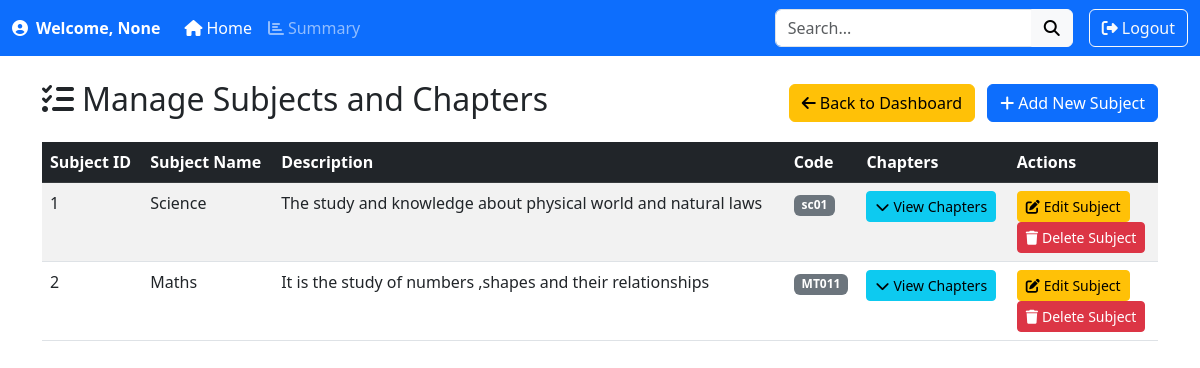
Page /subjects_management on the committed database.
### app.py (models this page shows)
class Subject(db.Model):
    id=db.Column(db.Integer,primary_key=True)
    name=db.Column(db.String(150),nullable=False)
    description=db.Column(db.Text,nullable=False)
    code=db.Column(db.String(150),nullable=False)
    chapters=db.relationship('Chapter',back_populates='subject',cascade='all,delete')

### app.py (the view)
@app.route('/subjects_management',methods=['GET','POST'])
def subjects_management():
    subjects=Subject.query.all()
    print(subjects)  # This will log the subjects in the Flask console
    return render_template('subject.html',subjects=subjects)

### templates/subject.html (shortened to what this page needs)
<!DOCTYPE html>
<html lang="en">
<head>
    <link href="https://cdn.jsdelivr.net/npm/bootstrap@5.3.0-alpha3/dist/css/bootstrap.min.css" rel="stylesheet">
    <link rel="stylesheet" href="https://cdnjs.cloudflare.com/ajax/libs/font-awesome/6.4.0/css/all.min.css">
</head>
<body>
    <nav class="navbar navbar-expand-lg navbar-dark bg-primary">
        <div class="container-fluid">
            <span class="navbar-text fw-bold text-white me-3">
                <i class="fas fa-user-circle me-2"></i>Welcome, {{ session.get('username') }}
            </span>
            <div class="collapse navbar-collapse" id="navbarContent">
                <ul class="navbar-nav me-auto mb-2 mb-lg-0">
                    <li class="nav-item">
                        <a class="nav-link active" href="/admin_dashboard"><i class="fas fa-home me-1"></i>Home</a>
                    </li>
                    <li class="nav-item">
                        <a class="nav-link" href="/admin_summary"><i class="fas fa-chart-bar me-1"></i>Summary</a>
                    </li>
                </ul>
                <form class="d-flex me-3" role="search" action="/search_subject" method="GET">
                    <div class="input-group">
                        <input class="form-control" type="search" placeholder="Search..." name="subject_name">
                        <button class="btn btn-light" type="submit"><i class="fas fa-search"></i></button>
                    </div>
                </form>
                <a href="/login" class="btn btn-outline-light"><i class="fas fa-sign-out-alt me-1"></i>Logout</a>
            </div>
        </div>
    </nav>
    <div class="container mt-4">
        <div class="d-flex justify-content-between align-items-center mb-3">
            <h2><i class="fas fa-tasks me-2"></i>Manage Subjects and Chapters</h2>
            <div>
                <a href="/admin_dashboard" class="btn btn-warning me-2"><i class="fas fa-arrow-left me-1"></i>Back to Dashboard</a>
                <button class="btn btn-primary" data-bs-toggle="modal" data-bs-target="#addSubjectModal"><i class="fas fa-plus me-1"></i>Add New Subject</button>
            </div>
        </div>
        <div class="table-responsive">
            <table class="table table-hover table-striped">
                <thead class="table-dark">
                    <tr>
                        <th>Subject ID</th>
                        <th>Subject Name</th>
                        <th>Description</th>
                        <th>Code</th>
                        <th>Chapters</th>
                        <th>Actions</th>
                    </tr>
                </thead>
                <tbody>
                    {% for subject in subjects %}
                    <tr>
                        <td>{{ subject.id }}</td>
                        <td>{{ subject.name }}</td>
                        <td>{{ subject.description }}</td>
                        <td><span class="badge bg-secondary">{{ subject.code }}</span></td>
                        <td>
                            <button class="btn btn-sm btn-info" data-bs-toggle="collapse" data-bs-target="#chapters-{{ subject.id }}">
                                <i class="fas fa-chevron-down me-1"></i>View Chapters
                            </button>
                        </td>
                        <td>
                            <button class="btn btn-sm btn-warning" data-bs-toggle="modal" data-bs-target="#editSubjectModal-{{ subject.id }}">
                                <i class="fas fa-edit me-1"></i>Edit Subject
                            </button>
                            <br>
                            <button class="btn btn-sm btn-danger" data-bs-toggle="modal" data-bs-target="#deleteSubjectModal-{{ subject.id }}">
                                <i class="fas fa-trash me-1"></i>Delete Subject
                            </button>
                        </td>
                    </tr>
                    {% endfor %}
                </tbody>
            </table>
        </div>
    </div>
</body>
</html>

### rows in the picture
Subject: id "1", name "Science", description "The study and knowledge about physical world and natural laws", code "sc01"
Subject: id "2", name "Maths", description "It is the study of numbers ,shapes and their relationships", code "MT011"

### other values in the picture
{{ session.get('username') }} "None"
